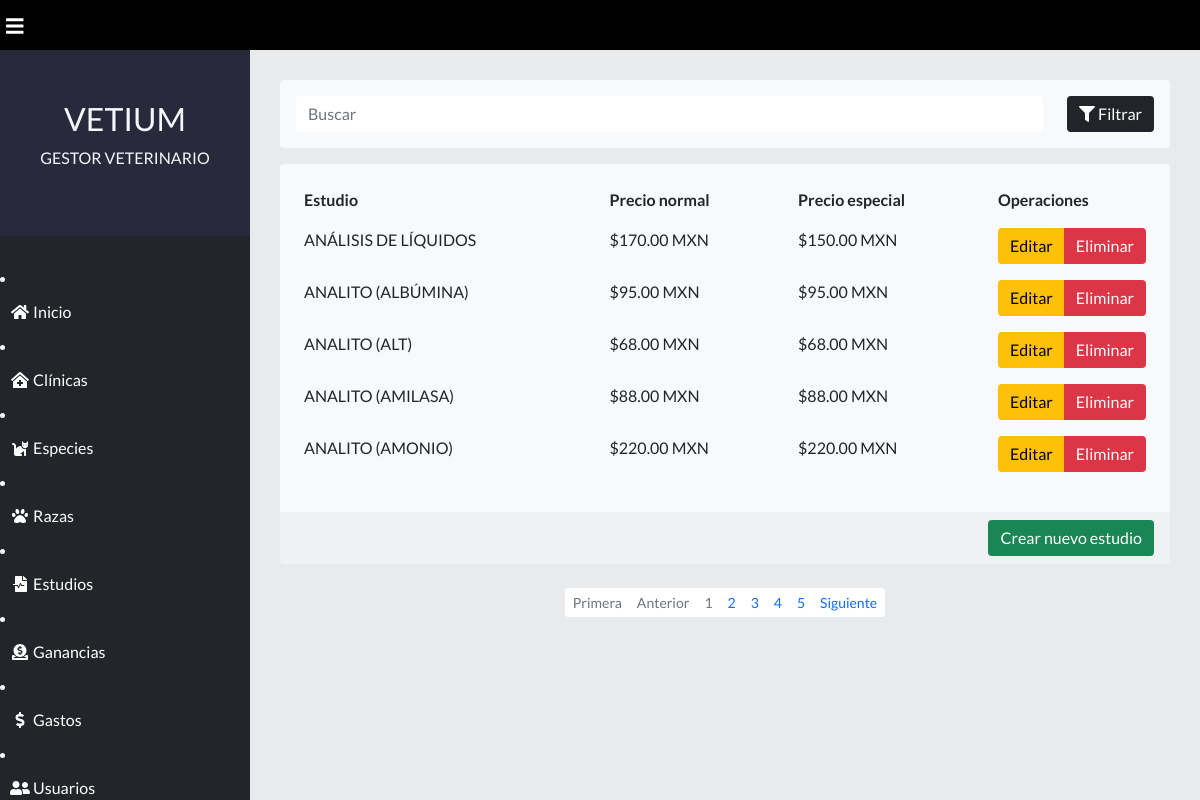
Screenshot of /views/studies/index.php (signed in) with the database file from the repository.
### tables this page shows
CREATE TABLE studies(
  study_id integer PRIMARY KEY AUTO_INCREMENT,
  study varchar(255) DEFAULT NULL,
  public_price decimal(10,2) DEFAULT NULL,
  vet_price decimal(10,2) DEFAULT NULL,
  form enum('NO','BIOQUÍMICA','HEMOGRAMA','TIEMPOS DE COAGULACIÓN','CITOLOGÍA','RASPADO CUTÁNEO','COPROPARASITOSCÓPICO','PRUEBAS CRUZADAS','ELISA','ANÁLISIS DE LÍQUIDOS','URIANÁLISIS','VALOR DE K') DEFAULT 'NO'
);

### controllers/StudyController.php (called while the page is built, shortened)
<?php
class StudyController
{
    public string $INDEX = "CALL SELECT_PAGINED_STUDIES(?, ?, ?)";
    public string $Q;
    public string $PAGE;
    public int $STUDIES_PER_PAGE;
    public function __construct()
    {
        $this->Q = isset($_GET['q']) ? $_GET['q'] : '';
        $this->PAGE = isset($_GET['page']) ? $_GET['page'] : 1;
        $this->STUDIES_PER_PAGE = 5;
    }
    public function index()
    {
        $database_controller = new DatabaseController();
        return $database_controller->read($this->INDEX, "sii", [$this->Q, $this->PAGE, $this->STUDIES_PER_PAGE]);
    }
}
$study_controller = new StudyController();

### controllers/DatabaseController.php (called while the page is built, shortened)
<?php
class DatabaseController
{
    private $SERVERNAME = "localhost";
    private $USER = "root";
    private $PASSWORD = "";
    private $DATABASE = "vet";
    private $CONNECTION = NULL;
    public function __construct()
    {
        $this->CONNECTION = new mysqli($this->SERVERNAME, $this->USER, $this->PASSWORD,  $this->DATABASE);
    }
    public function read($QUERY, $TYPES = NULL, $PARAMETERS = NULL)
    {
        try {
            $STATEMENT = $this->CONNECTION->prepare($QUERY);
            if ($TYPES != NULL && $PARAMETERS != NULL) {
                $STATEMENT->bind_param($TYPES, ...$PARAMETERS);
            }
            $STATEMENT->execute();
            return $STATEMENT->get_result();
        } catch (Exception $e) {
        }
    }
}

### views/studies/index.php (the view, shortened to what this page needs)
<!DOCTYPE html>
<html lang="es">
<?php
require_once '../../templates/head.php';
require_once '../../controllers/DatabaseController.php';
require_once '../../controllers/StudyController.php';
$studies = $study_controller->index();
?>
<body>
    <?php require_once '../../templates/navigation.php'; ?>
    <div class="content">
        <?php require_once '../../templates/search.php'; ?>
        <div class="card bg-light">
            <div class="card-body">
                <div class="table-responsive">
                    <table class="table">
                        <thead>
                            <tr>
                                <th>Estudio</th>
                                <th>Precio normal</th>
                                <th>Precio especial</th>
                                <th>Operaciones</th>
                            </tr>
                        </thead>
                        <tbody>
                            <?php
                            while ($study = $studies->fetch_assoc()) {
                                echo "<tr>";
                                echo "<td> {$study['study']} </td>";
                                echo "<td> {$study['public_price']} </td>";
                                echo "<td> {$study['vet_price']} </td>";
                                echo
                                "<td class='col-2'>
                                    <div class='btn-group d-flex'>
                                    <a class='btn btn-warning' href='/views/studies/edit.php?study_id={$study['study_id']}'>Editar</a>
                                    <a class='btn btn-danger' href='/views/studies/destroy.php?study_id={$study['study_id']}' onclick='return confirm(\"¿Está seguro de que desea eliminar este registro de forma permanente?\");'>Eliminar</a>
                                    </div>
                                </td>";
                            }
                            echo "</tr>";
                            ?>
                        </tbody>
                    </table>
                </div>
            </div>
            <div class="card-footer">
                <div class="d-grid gap-2 d-md-flex justify-content-md-end">
                    <a class="btn btn-success" href="/views/studies/create.php">Crear nuevo estudio</a>
                </div>
            </div>
        </div>
        <?php require_once '../../templates/pagination.php'; ?>
    </div>
</body>
</html>

### templates/head.php (shortened to what this page needs)
<head>
    <link rel="stylesheet" href="https://cdn.jsdelivr.net/npm/bootstrap@5.0.2/dist/css/bootstrap.min.css">
    <link rel="stylesheet" href="/src/css/login.css">
    <link rel="stylesheet" href="/src/css/body.css">
    <link rel="stylesheet" href="/src/css/navbar.css">
    <link rel="stylesheet" href="/src/css/sidebar.css">
    <link rel="stylesheet" href="/src/css/content.css">
    <link rel="stylesheet" href="/src/css/overlay.css">
</head>

### templates/navigation.php (shortened to what this page needs)
<div class="navbar">
    <div class="header">
        <button onclick="toggleSidebar()"><i class='fas fa-bars'></i></button>
    </div>
</div>
<div class="sidebar">
    <div class="title">
        <h2>VETIUM</h2>
        <p>GESTOR VETERINARIO</p>
    </div>
    <div class="body">
        <li class="<?= strpos($_SERVER['REQUEST_URI'], '/home/') !== false ? 'active' : ''; ?>">
            <a href="/views/home/index.php"><i class='fas fa-home fa-fw'></i> Inicio</a>
        </li>
        <li class="<?= strpos($_SERVER['REQUEST_URI'], '/clinics/') !== false ? 'active' : ''; ?>">
            <a href="/views/clinics/index.php"><i class='fas fa-clinic-medical fa-fw'></i> Clínicas</a>
        </li>
        <li class="<?= strpos($_SERVER['REQUEST_URI'], '/species/') !== false ? 'active' : ''; ?>">
            <a href="/views/species/index.php"><i class='fas fa-cat fa-fw'></i> Especies</a>
        </li>
        <li class="<?= strpos($_SERVER['REQUEST_URI'], '/breeds/') !== false ? 'active' : ''; ?>">
            <a href="/views/breeds/index.php"><i class='fas fa-paw fa-fw'></i> Razas</a>
        </li>
        <li class="<?= strpos($_SERVER['REQUEST_URI'], '/studies/') !== false ? 'active' : ''; ?>">
            <a href="/views/studies/index.php"><i class='fas fa-file-medical-alt fa-fw'></i> Estudios</a>
        </li>
        <li class="<?= strpos($_SERVER['REQUEST_URI'], '/payments/') !== false ? 'active' : ''; ?>">
            <a href="/views/payments/index.php"><i class='fas fa-donate fa-fw'></i> Ganancias</a>
        </li>
        <li class="<?= strpos($_SERVER['REQUEST_URI'], '/expenses/') !== false ? 'active' : ''; ?>">
            <a href="/views/expenses/index.php"><i class='fas fa-dollar-sign fa-fw'></i> Gastos</a>
        </li>
        <li class="<?= strpos($_SERVER['REQUEST_URI'], '/users/') !== false ? 'active' : ''; ?>">
            <a href="/views/users/index.php"><i class='fas fa-user-friends fa-fw'></i> Usuarios</a>
        </li>
    </div>
</div>

### templates/search.php
<form class="card bg-light mb-3" method="get" autocomplete="off">
    <div class="card-body row align-items-center">
        <div class="col">
            <input class="form-control" placeholder="Buscar" type="text" name="q" value="<?php echo isset($_GET['q']) ? $_GET['q'] : "" ?>">
        </div>
        <div class="col-auto">
            <button class="btn btn-dark" type="submit"><i class='fas fa-filter'></i> Filtrar</button>
        </div>
    </div>
</form>

### templates/pagination.php
<div class="justify-content-center mt-4 d-grid">
    <ul class="pagination pagination-sm">
        <li class="page-item <?php echo ((isset($_GET['page']) ? $_GET['page'] : 1) == 1) ? "disabled" : "" ?>"><a class="page-link" href="?page=1&q=<?php echo isset($_GET['q']) ? $_GET['q'] : NULL ?>">Primera</a></li>
        <li class="page-item <?php echo ((isset($_GET['page']) ? $_GET['page'] : 1) == 1) ? "disabled" : "" ?>"><a class="page-link" href="?page=<?php echo (isset($_GET['page']) ? $_GET['page'] : 1) - 1 ?>&q=<?php echo isset($_GET['q']) ? $_GET['q'] : NULL ?>">Anterior</a></li>
        <li class="page-item disabled"><a class="page-link" href="?page=<?php echo (isset($_GET['page']) ? $_GET['page'] : 1) ?>"><?php echo (isset($_GET['page']) ? $_GET['page'] : 1) ?></a></li>
        <li class="page-item"><a class="page-link" href="?page=<?php echo (isset($_GET['page']) ? $_GET['page'] : 1) + 1 ?>&q=<?php echo isset($_GET['q']) ? $_GET['q'] : NULL ?>"><?php echo (isset($_GET['page']) ? $_GET['page'] : 1) + 1 ?></a></li>
        <li class="page-item"><a class="page-link" href="?page=<?php echo (isset($_GET['page']) ? $_GET['page'] : 1) + 2 ?>&q=<?php echo isset($_GET['q']) ? $_GET['q'] : NULL ?>"><?php echo (isset($_GET['page']) ? $_GET['page'] : 1) + 2 ?></a></li>
        <li class="page-item"><a class="page-link" href="?page=<?php echo (isset($_GET['page']) ? $_GET['page'] : 1) + 3 ?>&q=<?php echo isset($_GET['q']) ? $_GET['q'] : NULL ?>"><?php echo (isset($_GET['page']) ? $_GET['page'] : 1) + 3 ?></a></li>
        <li class="page-item"><a class="page-link" href="?page=<?php echo (isset($_GET['page']) ? $_GET['page'] : 1) + 4 ?>&q=<?php echo isset($_GET['q']) ? $_GET['q'] : NULL ?>"><?php echo (isset($_GET['page']) ? $_GET['page'] : 1) + 4 ?></a></li>
        <li class="page-item"><a class="page-link" href="?page=<?php echo (isset($_GET['page']) ? $_GET['page'] : 1) + 1 ?>&q=<?php echo isset($_GET['q']) ? $_GET['q'] : NULL ?>">Siguiente</a></li>
    </ul>
</div>

### src/css/body.css (style rules this page uses)
body { font-family: 'Lato', sans-serif; }
* { border: none !important; box-sizing: border-box; }

### src/css/navbar.css (style rules this page uses)
.navbar { z-index: 3; width: 100vw; height: 50px; position: fixed; background: rgb(0, 0, 0); }
.navbar .header button { border: none; text-align: center; font-size: 20px; color: rgb(255, 255, 255); background: rgb(0, 0, 0); }

### src/css/sidebar.css (style rules this page uses)
.sidebar { position: fixed; z-index: 3; width: 250px; height: 100vh; margin-top: 50px; color: rgb(244, 247, 252); background-color: rgb(34, 37, 41); }
.sidebar .title { text-align: center; padding-top: 50px; padding-bottom: 50px; background: rgb(40, 42, 59); }
.sidebar .body { padding-top: 30px; }
.sidebar .body a { text-decoration: none; padding: 10px; display: block; color: rgb(255, 255, 255); }

### src/css/content.css (style rules this page uses)
.content { z-index: 1; min-height: 100vh; margin-left: 250px; padding-top: 80px; padding-bottom: 80px; padding-right: 30px; padding-left: 30px; background: rgb(233, 234, 236); }

### rows the page displays
studies: study "ANÁLISIS DE LÍQUIDOS", public_price "$170.00 MXN", vet_price "$150.00 MXN"
studies: study "ANALITO (ALBÚMINA)", public_price "$95.00 MXN", vet_price "$95.00 MXN"
studies: study "ANALITO (ALT)", public_price "$68.00 MXN", vet_price "$68.00 MXN"
studies: study "ANALITO (AMILASA)", public_price "$88.00 MXN", vet_price "$88.00 MXN"
studies: study "ANALITO (AMONIO)", public_price "$220.00 MXN", vet_price "$220.00 MXN"
